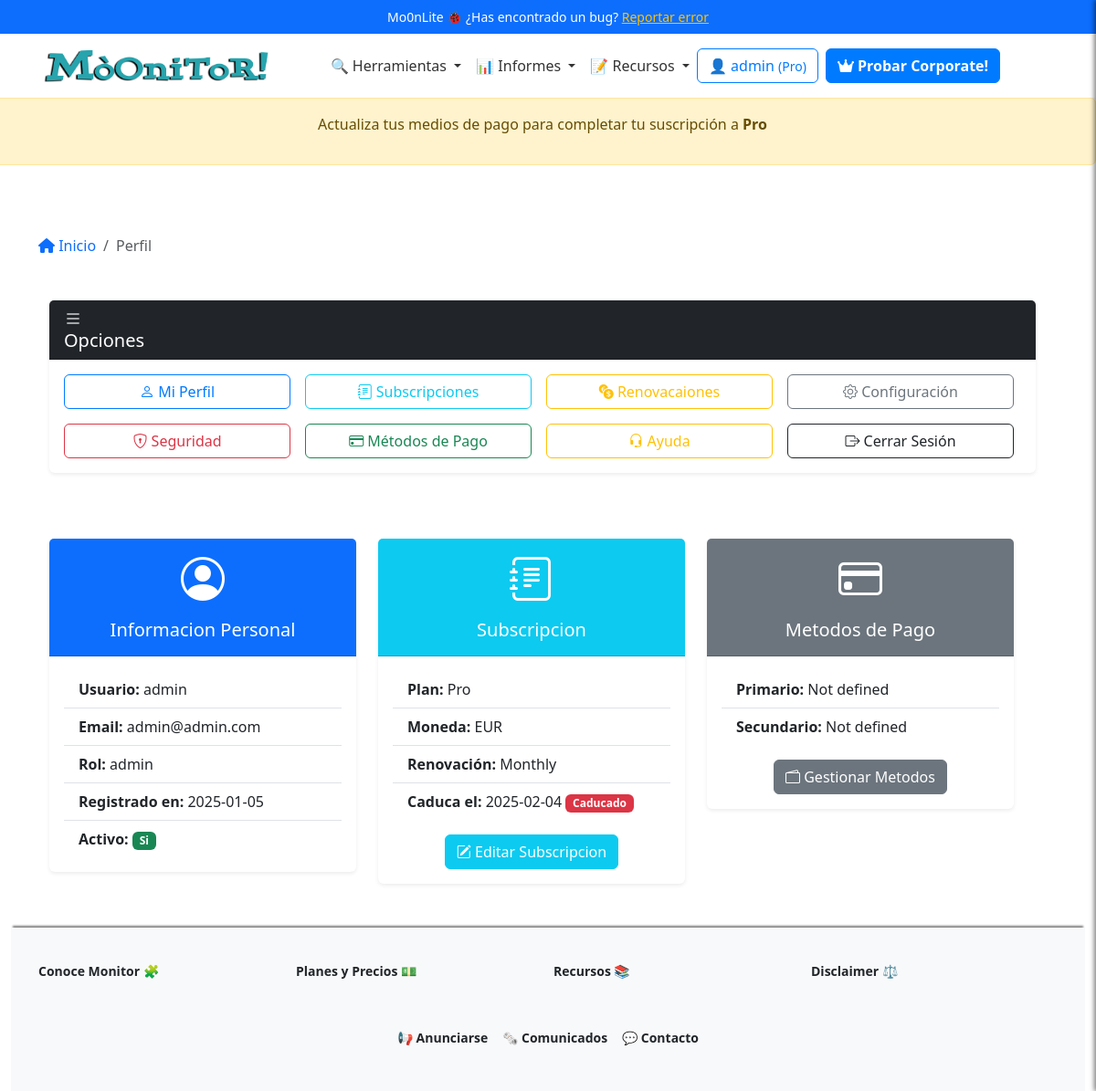
Before: /profile (signed in) with the older database file.
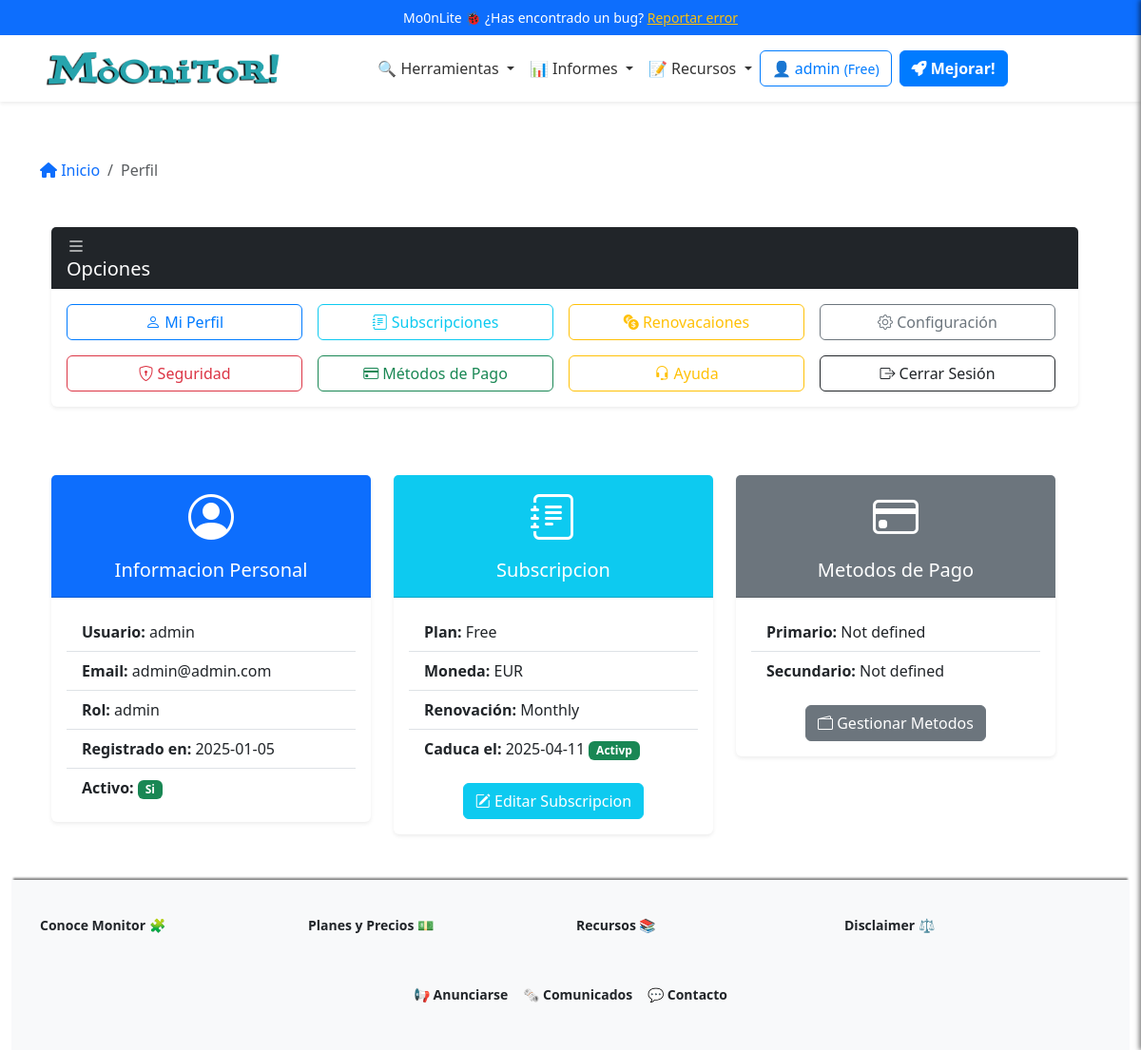
After: the same page with the newer database file.
### app/models/user_model.py (models this page shows, shortened)
class Users(UserMixin, db.Model):
    __tablename__ = 'Users'
    id = db.Column(db.Integer, primary_key=True)
    username = db.Column(db.String(80), unique=True, nullable=False)
    email = db.Column(db.String(120), unique=True, nullable=False)
    password_hash = db.Column(db.String(255), nullable=False)
    token = db.Column(db.String(255), index=True, unique=True)
    active = db.Column(db.Boolean, default=False)
    registered_on = db.Column(db.DateTime,
                              nullable=False,
                              default=datetime.datetime.utcnow)
    config = db.Column(JSONType)
    role = db.Column(db.String(20), nullable=False, default='usuario')
    subscription_plan = db.Column(Enum('Free',
                                       'Pro',
                                       'Corporate',
                                       name='subscription_plans'),
                                  default='Free')
    subscription_currency = db.Column(
        db.String(3), default='EUR')  # ISO currency codes (e.g., USD, EUR)
    subscription_expiration = db.Column(db.DateTime, nullable=True)
    subscription_frequency = db.Column(Enum('Monthly',
                                            'Annually',
                                            name='subscription_frequency'),
                                       default='Monthly')
    primary_payment = db.Column(JSONType, nullable=True)  # IBAN, SWIFT, etc.
    secondary_payment = db.Column(JSONType, nullable=True)
    transactions = db.relationship('Transaction', backref='user', lazy=True)
    def is_subscription_active(self):
        if not self.subscription_expiration:
            return False
        return self.subscription_expiration > datetime.datetime.utcnow()

### app/controllers/user_controller.py (the view)
@app.route('/profile')  ## futuro dashboard
@login_required
def profile():
    breadcrumbs = [{'url': '/profile', 'text': 'Perfil'}]
    user = Users.query.filter_by(id=current_user.id).first()
    return render_template('user/profile.html',
                           user=user,
                           breadcrumbs=breadcrumbs)

### app/__init__.py (called while the page is built)
@app.context_processor
def inject_sidebar_info():
    return dict(is_admin=current_user.is_authenticated
                and current_user.role == 'admin')

@app.context_processor
def inject_breadcrumb():
    breadcrumbs = [{
        'url': '/',
        'text': 'Inicio'
    }, {
        'url': '/profile',
        'text': 'Opcion 1'
    }, {
        'url': '/profile/edit',
        'text': 'Sub opcion 1'
    }]
    return {'breadcrumbs': breadcrumbs}

@app.context_processor
def inject_grouped_tools():
    grouped_tools = {}
    for category, tools_in_category in groupby(sorted(
            tools, key=itemgetter('category')),
                                               key=itemgetter('category')):
        subcategories = {}
        for subcategory, tools_in_subcategory in groupby(
                sorted(tools_in_category, key=itemgetter('subcategory')),
                key=itemgetter('subcategory')):
            subcategories[subcategory] = list(tools_in_subcategory)
        grouped_tools[category] = subcategories
    return dict(grouped_tools=grouped_tools)

@login_manager.user_loader
def load_user(user_id):
    return Users.query.get(int(user_id))

### app/templates/user/profile.html (shortened to what the changed rows need)
{% extends 'base.html' %}
{% block content %}
<div class="container my-5 mb-5">
    <div class="row">
        <div class="col-12 mb-4">
            <div class="card shadow-sm border-0">
                <div class="card-header bg-dark text-white d-flex justify-content-between align-items-center">
                    <h2 class="h5 mb-0"><i class="bi bi-list"></i>Opciones</h2>
                </div>
            </div>
        </div>
        <div class="row g-4">
            <div class="col-lg-4 col-md-6">
                <div class="card shadow-sm border-0">
                    <div class="card-body">
                        <ul class="list-group list-group-flush">
                            <li class="list-group-item"><strong>Usuario:</strong> {{ user.username }}</li>
                            <li class="list-group-item"><strong>Email:</strong> {{ user.email }}</li>
                            <li class="list-group-item"><strong>Rol:</strong> {{ user.role }}</li>
                            <li class="list-group-item"><strong>Registrado en:</strong> {{ user.registered_on.strftime('%Y-%m-%d') }}</li>
                            <li class="list-group-item">
                                <strong>Activo:</strong>
                                {% if user.active %}
                                <span class="badge bg-success">Si</span>
                                {% else %}
                                <span class="badge bg-danger">No</span>
                                {% endif %}
                            </li>
                        </ul>
                    </div>
                </div>
            </div>
            <div class="col-lg-4 col-md-6">
                <div class="card shadow-sm border-0">
                    <div class="card-body">
                        <ul class="list-group list-group-flush">
                            <li class="list-group-item"><strong>Plan:</strong> {{ user.subscription_plan }}</li>
                            <li class="list-group-item"><strong>Moneda:</strong> {{ user.subscription_currency }}</li>
                            <li class="list-group-item"><strong>Renovación:</strong> {{ user.subscription_frequency }}</li>
                            <li class="list-group-item">
                                <strong>Caduca el:</strong>
                                {% if user.subscription_expiration %}
                                {{ user.subscription_expiration.strftime('%Y-%m-%d') }}
                                {% if user.is_subscription_active() %}
                                <span class="badge bg-success">Activp</span>
                                {% else %}
                                <span class="badge bg-danger">Caducado</span>
                                {% endif %}
                                {% else %}
                                No subscription
                                {% endif %}
                            </li>
                        </ul>
                    </div>
                </div>
            </div>
            <div class="col-lg-4 col-md-6">
                <div class="card shadow-sm border-0">
                    <div class="card-body">
                        <ul class="list-group list-group-flush">
                            <li class="list-group-item"><strong>Primario:</strong> {{ user.primary_payment.method if user.primary_payment else 'Not defined' }}</li>
                            <li class="list-group-item"><strong>Secundario:</strong> {{ user.secondary_payment.method if user.secondary_payment else 'Not defined' }}</li>
                        </ul>
                    </div>
                </div>
            </div>
        </div>
    </div>
</div>
{% endblock %}

### app/templates/inc/header.html
<header class="header">
  <div class="info-bar text-center py-2 bg-primary text-white">
    Mo0nLite 🐞 ¿Has encontrado un bug? <a href="#" class="text-warning text-decoration-underline">Reportar error</a>
  </div>
  {% include 'inc/navbar.html' %}
</header>
{% if current_user.is_authenticated %}
{% if not current_user.subscription_plan == 'Free' and not current_user.is_subscription_active() %}
<div class="row flash_message">
  <div class="alert alert-warning text-center" role="alert">
    <p>Actualiza tus medios de pago para completar tu suscripción a <b>{{ current_user.subscription_plan }}</b> </p>
  </div>
</div>
{% endif %}
{% endif %}

### app/templates/inc/navbar.html (shortened to what this page needs)
<nav class="navbar navbar-expand-lg navbar-light bg-white shadow-sm">
  <div class="container">
    <a class="navbar-brand mx-auto" href="{{ url_for('index') }}">
      <img src="{{ url_for('static', filename='logo.png') }}" alt="Logo" height="50"
        class="d-inline-block align-text-top">
    </a>
    <div class="collapse navbar-collapse justify-content-center" id="navbarNav">
      <ul class="navbar-nav align-items-center">
        <li class="nav-item dropdown">
          <a class="nav-link dropdown-toggle" href="#" id="domainDnsDropdown" role="button" data-bs-toggle="dropdown"
            aria-expanded="false">
            🔍 Herramientas
          </a>
        </li>
        <li class="nav-item dropdown">
          <a class="nav-link dropdown-toggle" href="#" id="domainDnsDropdown" role="button" data-bs-toggle="dropdown"
            aria-expanded="false">
            📊 Informes
          </a>
        </li>
        <li class="nav-item dropdown">
          <a class="nav-link dropdown-toggle" href="#" id="domainDnsDropdown" role="button" data-bs-toggle="dropdown"
            aria-expanded="false">
            📝 Recursos
          </a>
        </li>
      </ul>
    <div class="d-flex flex-column flex-sm-row align-items-center justify-content-center ms-0 mb-3 mt-3">
      {% if current_user.is_authenticated %}
          <a href="/dashboard" class="btn btn-outline-primary mb-2 mb-sm-0 me-sm-2">
              <span class="item-responsive">👤 {{ current_user.username }}
                  <small>({{ current_user.subscription_plan }})</small>
              </span>
          </a>
          {% if current_user.subscription_plan == "Free" %}
              <a class="btn btn-primary mb-2 mb-sm-0 me-sm-2 text-decoration-none fw-semibold" href="{{ url_for('edit_subscription') }}">
                  <i class="fa-solid fa-rocket"></i> Mejorar!
              </a>
          {% elif current_user.subscription_plan == "Pro" %}
              <a class="btn btn-primary mb-2 mb-sm-0 me-sm-2 text-decoration-none fw-semibold" href="{{ url_for('edit_subscription') }}">
                  <i class="fa-solid fa-crown"></i> Probar Corporate!
              </a>
          {% endif %}
      {% endif %}
  </div>
    </div>
  </div>
</nav>

Changed rows visible on the page:
changed Users "admin": subscription_plan "Pro" → "Free"; subscription_expiration "2025-02-04" → "2025-04-11"; subscription_plan "Pro" → (not shown)
Other visible differences:
text no longer shown: "Probar Corporate! Actualiza tus medios de pago para completar tu suscripción a Caducado"
text now shown: "Mejorar! Activp"
